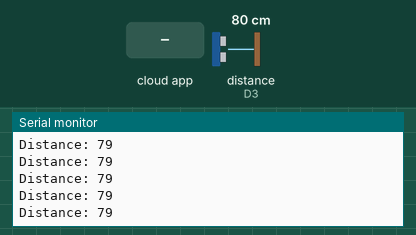
Simulated run of this sketch. Board: Arduino Nano 33 IoT. Shown: the last lines printed to the serial monitor. Wiring (inferred from the names in the program): ultrasonic range finder: trigger D2; echo D3. The inputs (shaded band) are chosen by the test bench; at power-on: distance to the obstacle (sensor on D3) 80 cm. The echo pulse lasts 58.3 µs per cm; WiFi joins after 1.5 s; servers stay silent unless stated; not simulated (calls return 0 or success): arduino_secrets.h.

Above: at 4.2 s.
4.3 s: the phone or cloud app sets distance to 0
5.9 s: distance to the obstacle (sensor on D3) set to 2 cm
At 6.25 s:
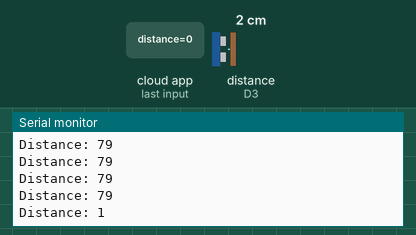
7.4 s: distance to the obstacle (sensor on D3) set to 4 cm
At 7.46 s:
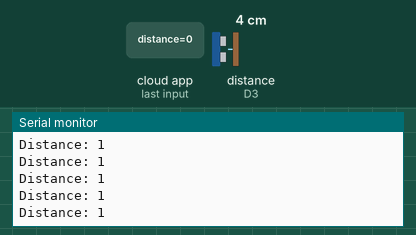
Timing chart, 0 to 10.4 s (numbered marks = the images above; inputs shaded):
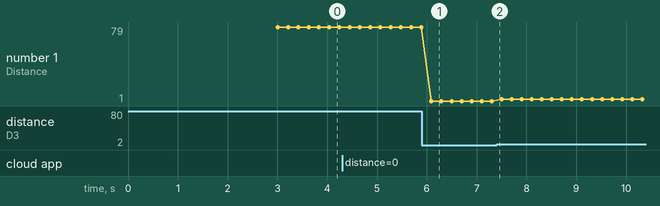

Measured:
- after the input at 5.9 s, the serial monitor: prints a new line after 0.19 s (image 1)
- plotted number 1: 79 → 1 after the input at 5.9 s, 1 → 3 after the input at 7.4 s

The sketch:

3.1P_UltrasonicSensor_jul28a.ino
```cpp
#include "arduino_secrets.h"
/*
  Sketch generated by the Arduino IoT Cloud Thing "Untitled"
  https://create.arduino.cc/cloud/things/46737323-e8f3-42c5-b5d6-fe17a8e07149

  Arduino IoT Cloud Variables description

  The following variables are automatically generated and updated when changes are made to the Thing

  int distance;

  Variables which are marked as READ/WRITE in the Cloud Thing will also have functions
  which are called when their values are changed from the Dashboard.
  These functions are generated with the Thing and added at the end of this sketch.
*/

#include "thingProperties.h"

const int trigger = 2;
const int echo = 3;

int getUltrasonicDistance(){
  // Function to retreive the distance reading of the ultrasonic sensor
  long duration;
  int tempDistance;

  // Assure the trigger pin is LOW:
  digitalWrite(trigger, LOW);
  // Brief pause:
  delayMicroseconds(5);

  // Trigger the sensor by setting the trigger to HIGH:
  digitalWrite(trigger, HIGH);
  // Wait a moment before turning off the trigger:
  delayMicroseconds(10);
  // Turn off the trigger:
  digitalWrite(trigger, LOW);

  // Read the echo pin:
  duration = pulseIn(echo, HIGH);
  // Calculate the distance in centimeter (CM):
  tempDistance = duration * 0.034 / 2;

  // Uncomment this line to return value in IN instead of CM:
  //distance = distance * 0.3937008

  // Return the distance read from the sensor:
  return tempDistance;
}

void setup() {
  // Define inputs and outputs:
  pinMode(trigger, OUTPUT);
  pinMode(echo, INPUT);

  // Start the serial monitor:
  Serial.begin(9600);

  // This delay gives the chance to wait for a Serial Monitor without blocking if none is found
  delay(1500);

  // Defined in thingProperties.h
  initProperties();

  // Connect to Arduino IoT Cloud
  ArduinoCloud.begin(ArduinoIoTPreferredConnection);

  /*
     The following function allows you to obtain more information
     related to the state of network and IoT Cloud connection and errors
     the higher number the more granular information you’ll get.
     The default is 0 (only errors).
     Maximum is 4
 */
  setDebugMessageLevel(2);
  ArduinoCloud.printDebugInfo();
}

void loop() {
  ArduinoCloud.update();

  distance = getUltrasonicDistance();

  // Print the distance to the serial monitor:
  Serial.println("Distance: " + String(distance));

  delay(200);
}


/*
  Since Distance is READ_WRITE variable, onDistanceChange() is
  executed every time a new value is received from IoT Cloud.
*/
void onDistanceChange()  {
  Serial.println("--onDistanceChange");
}
```

thingProperties.h
```cpp
// Code generated by Arduino IoT Cloud, DO NOT EDIT.

#include <ArduinoIoTCloud.h>
#include <Arduino_ConnectionHandler.h>

const char SSID[]     = SECRET_SSID;    // Network SSID (name)
const char PASS[]     = SECRET_OPTIONAL_PASS;    // Network password (use for WPA, or use as key for WEP)

void onDistanceChange();

int distance;

void initProperties(){

  ArduinoCloud.addProperty(distance, READWRITE, ON_CHANGE, onDistanceChange);

}

WiFiConnectionHandler ArduinoIoTPreferredConnection(SSID, PASS);
```
